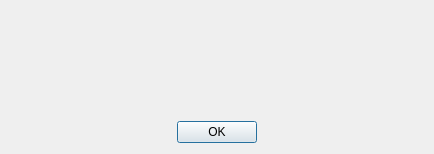
<?xml version="1.0" encoding="UTF-8"?>
<ui version="4.0">
 <class>Message</class>
 <widget class="QDialog" name="Message">
  <property name="geometry">
   <rect>
    <x>0</x>
    <y>0</y>
    <width>434</width>
    <height>154</height>
   </rect>
  </property>
  <property name="sizePolicy">
   <sizepolicy hsizetype="Minimum" vsizetype="Minimum">
    <horstretch>0</horstretch>
    <verstretch>0</verstretch>
   </sizepolicy>
  </property>
  <property name="windowTitle">
   <string>Dialog</string>
  </property>
  <layout class="QGridLayout" name="gridLayout">
   <item row="0" column="0">
    <widget class="QLabel" name="message">
     <property name="styleSheet">
      <string notr="true">font: 18pt &quot;MS Shell Dlg 2&quot;;</string>
     </property>
     <property name="text">
      <string/>
     </property>
     <property name="textFormat">
      <enum>Qt::PlainText</enum>
     </property>
    </widget>
   </item>
   <item row="1" column="0">
    <widget class="QDialogButtonBox" name="buttonBox">
     <property name="orientation">
      <enum>Qt::Horizontal</enum>
     </property>
     <property name="standardButtons">
      <set>QDialogButtonBox::Ok</set>
     </property>
     <property name="centerButtons">
      <bool>true</bool>
     </property>
    </widget>
   </item>
  </layout>
 </widget>
 <resources/>
 <connections>
  <connection>
   <sender>buttonBox</sender>
   <signal>accepted()</signal>
   <receiver>Message</receiver>
   <slot>accept()</slot>
   <hints>
    <hint type="sourcelabel">
     <x>248</x>
     <y>254</y>
    </hint>
    <hint type="destinationlabel">
     <x>157</x>
     <y>274</y>
    </hint>
   </hints>
  </connection>
  <connection>
   <sender>buttonBox</sender>
   <signal>rejected()</signal>
   <receiver>Message</receiver>
   <slot>reject()</slot>
   <hints>
    <hint type="sourcelabel">
     <x>316</x>
     <y>260</y>
    </hint>
    <hint type="destinationlabel">
     <x>286</x>
     <y>274</y>
    </hint>
   </hints>
  </connection>
 </connections>
</ui>
